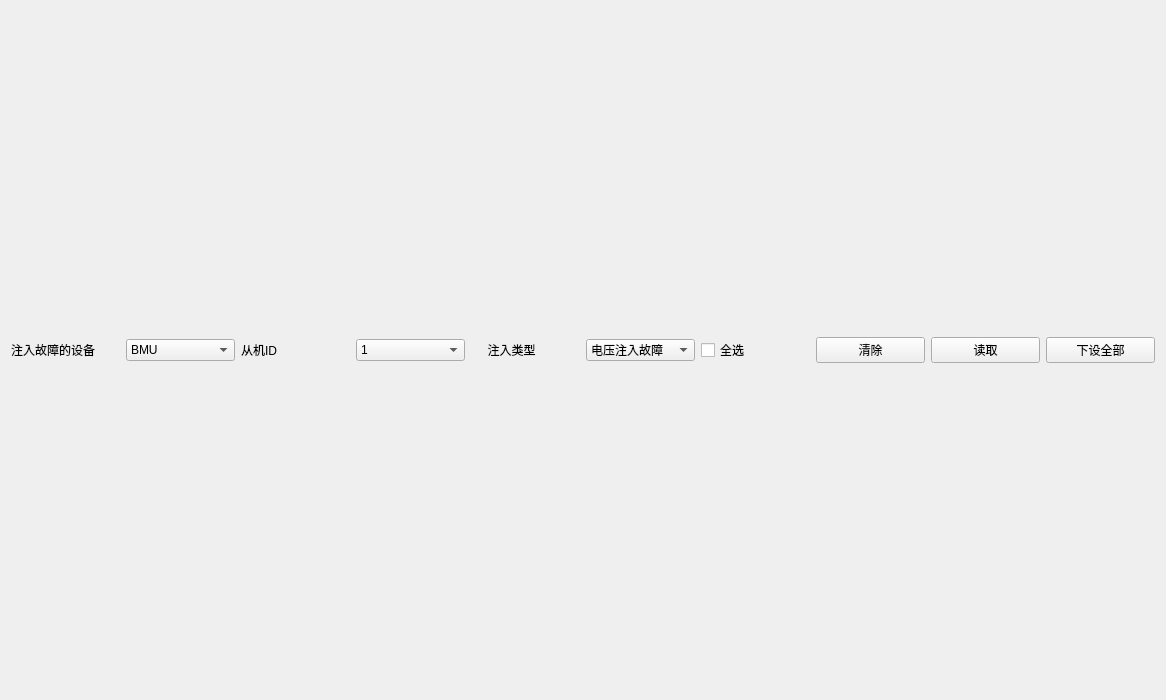
<?xml version="1.0" encoding="UTF-8"?>
<ui version="4.0">
 <class>FaultInjectionClass</class>
 <widget class="QWidget" name="FaultInjectionClass">
  <property name="geometry">
   <rect>
    <x>0</x>
    <y>0</y>
    <width>1166</width>
    <height>700</height>
   </rect>
  </property>
  <property name="windowTitle">
   <string>FaultInjection</string>
  </property>
  <layout class="QVBoxLayout" name="verticalLayout">
   <item>
    <layout class="QHBoxLayout" name="horizontalLayout">
     <item>
      <widget class="QLabel" name="label_4">
       <property name="text">
        <string>注入故障的设备</string>
       </property>
      </widget>
     </item>
     <item>
      <widget class="QComboBox" name="cBDeviceType">
       <item>
        <property name="text">
         <string>BMU</string>
        </property>
       </item>
       <item>
        <property name="text">
         <string>BCU</string>
        </property>
       </item>
      </widget>
     </item>
     <item>
      <widget class="QLabel" name="label_3">
       <property name="text">
        <string>从机ID</string>
       </property>
      </widget>
     </item>
     <item>
      <widget class="QComboBox" name="comboBox_2">
       <item>
        <property name="text">
         <string>1</string>
        </property>
       </item>
       <item>
        <property name="text">
         <string>2</string>
        </property>
       </item>
       <item>
        <property name="text">
         <string>3</string>
        </property>
       </item>
       <item>
        <property name="text">
         <string>4</string>
        </property>
       </item>
       <item>
        <property name="text">
         <string>5</string>
        </property>
       </item>
       <item>
        <property name="text">
         <string>6</string>
        </property>
       </item>
       <item>
        <property name="text">
         <string>7</string>
        </property>
       </item>
       <item>
        <property name="text">
         <string>8</string>
        </property>
       </item>
       <item>
        <property name="text">
         <string>9</string>
        </property>
       </item>
       <item>
        <property name="text">
         <string>10</string>
        </property>
       </item>
       <item>
        <property name="text">
         <string>11</string>
        </property>
       </item>
       <item>
        <property name="text">
         <string>12</string>
        </property>
       </item>
       <item>
        <property name="text">
         <string>13</string>
        </property>
       </item>
       <item>
        <property name="text">
         <string>14</string>
        </property>
       </item>
       <item>
        <property name="text">
         <string>15</string>
        </property>
       </item>
       <item>
        <property name="text">
         <string>16</string>
        </property>
       </item>
       <item>
        <property name="text">
         <string>全部</string>
        </property>
       </item>
      </widget>
     </item>
     <item>
      <widget class="QLabel" name="label_2">
       <property name="text">
        <string>     注入类型</string>
       </property>
      </widget>
     </item>
     <item>
      <widget class="QComboBox" name="comboBox">
       <item>
        <property name="text">
         <string>电压注入故障</string>
        </property>
       </item>
       <item>
        <property name="text">
         <string>温度注入故障</string>
        </property>
       </item>
      </widget>
     </item>
     <item>
      <widget class="QCheckBox" name="checkBox">
       <property name="text">
        <string>全选</string>
       </property>
      </widget>
     </item>
     <item>
      <widget class="QPushButton" name="bt_clear">
       <property name="text">
        <string>清除</string>
       </property>
      </widget>
     </item>
     <item>
      <widget class="QPushButton" name="bt_read_all">
       <property name="text">
        <string>读取</string>
       </property>
      </widget>
     </item>
     <item>
      <widget class="QPushButton" name="bt_write">
       <property name="text">
        <string>下设全部</string>
       </property>
      </widget>
     </item>
    </layout>
   </item>
   <item>
    <layout class="QGridLayout" name="gridLayout"/>
   </item>
  </layout>
 </widget>
 <layoutdefault spacing="6" margin="11"/>
 <resources/>
 <connections/>
</ui>
